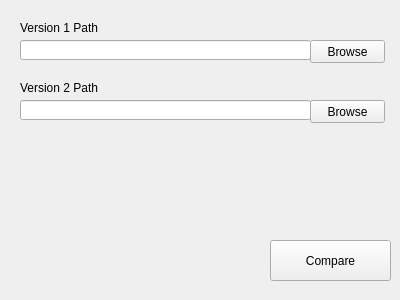
<?xml version="1.0" encoding="UTF-8"?>
<ui version="4.0">
 <class>Widget</class>
 <widget class="QWidget" name="Widget">
  <property name="geometry">
   <rect>
    <x>0</x>
    <y>0</y>
    <width>400</width>
    <height>300</height>
   </rect>
  </property>
  <property name="windowTitle">
   <string>Widget</string>
  </property>
  <widget class="QLineEdit" name="d1Edit">
   <property name="geometry">
    <rect>
     <x>20</x>
     <y>40</y>
     <width>291</width>
     <height>20</height>
    </rect>
   </property>
  </widget>
  <widget class="QLabel" name="label">
   <property name="geometry">
    <rect>
     <x>20</x>
     <y>20</y>
     <width>101</width>
     <height>16</height>
    </rect>
   </property>
   <property name="text">
    <string>Version 1 Path</string>
   </property>
  </widget>
  <widget class="QPushButton" name="pushButton">
   <property name="geometry">
    <rect>
     <x>310</x>
     <y>40</y>
     <width>75</width>
     <height>23</height>
    </rect>
   </property>
   <property name="text">
    <string>Browse</string>
   </property>
  </widget>
  <widget class="QPushButton" name="pushButton_2">
   <property name="geometry">
    <rect>
     <x>310</x>
     <y>100</y>
     <width>75</width>
     <height>23</height>
    </rect>
   </property>
   <property name="text">
    <string>Browse</string>
   </property>
  </widget>
  <widget class="QLabel" name="label_2">
   <property name="geometry">
    <rect>
     <x>20</x>
     <y>80</y>
     <width>91</width>
     <height>16</height>
    </rect>
   </property>
   <property name="text">
    <string>Version 2 Path</string>
   </property>
  </widget>
  <widget class="QLineEdit" name="d2Edit">
   <property name="geometry">
    <rect>
     <x>20</x>
     <y>100</y>
     <width>291</width>
     <height>20</height>
    </rect>
   </property>
  </widget>
  <widget class="QPushButton" name="pushButton_3">
   <property name="geometry">
    <rect>
     <x>270</x>
     <y>240</y>
     <width>121</width>
     <height>41</height>
    </rect>
   </property>
   <property name="text">
    <string>Compare</string>
   </property>
  </widget>
 </widget>
 <layoutdefault spacing="6" margin="11"/>
 <resources/>
 <connections/>
</ui>
